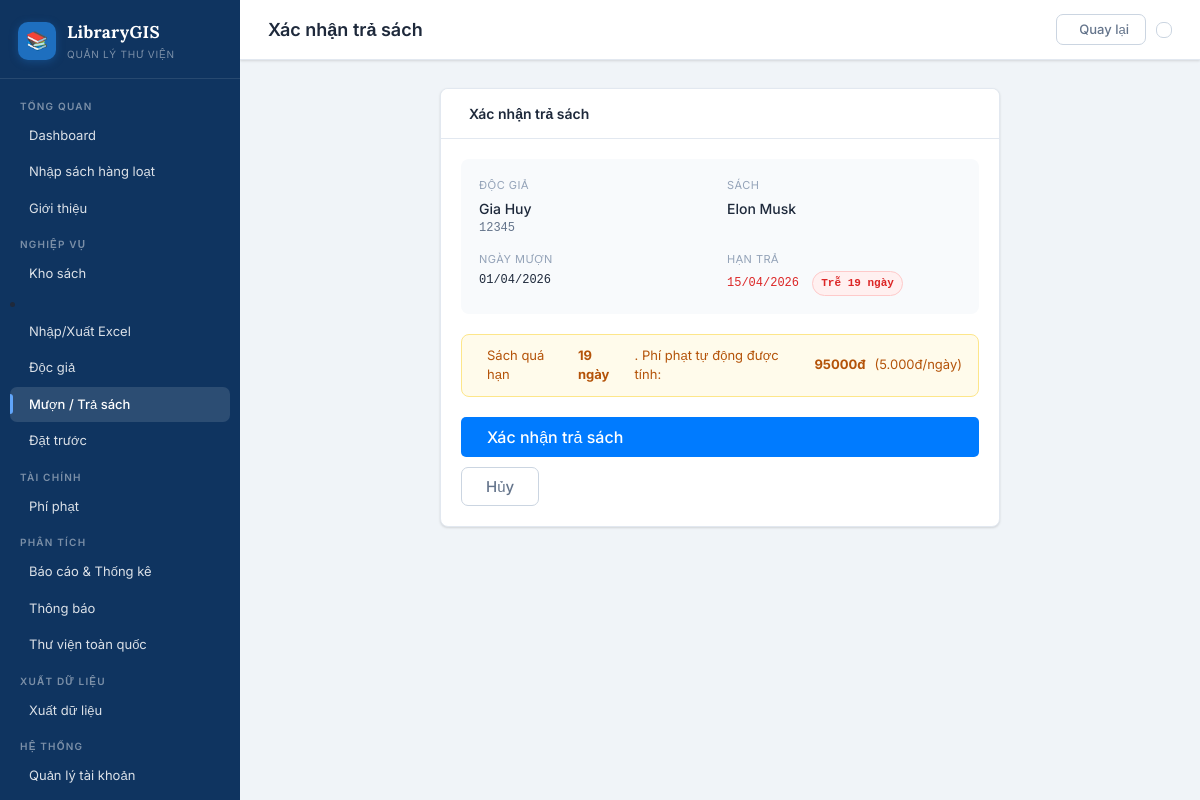
/borrows/7/return/ (signed in), run on the app's committed database.
### library_app/models.py (models this page shows, shortened)
class BorrowRecord(models.Model):
    STATUS_CHOICES = [
        ('borrowed', 'Dang muon'),
        ('returned', 'Da tra'),
        ('overdue', 'Qua han'),
        ('lost', 'Mat sach'),
    ]
    borrow_code = models.UUIDField(default=uuid.uuid4, editable=False, unique=True)
    reader = models.ForeignKey(Reader, on_delete=models.CASCADE, related_name='borrow_records')
    book = models.ForeignKey(Book, on_delete=models.CASCADE, related_name='borrow_records')
    borrow_date = models.DateField(default=timezone.now, verbose_name="Ngay muon")
    due_date = models.DateField(verbose_name="Han tra")
    return_date = models.DateField(null=True, blank=True, verbose_name="Ngay tra")
    status = models.CharField(max_length=20, choices=STATUS_CHOICES, default='borrowed')
    librarian = models.ForeignKey(User, on_delete=models.SET_NULL, null=True, blank=True, related_name='processed_borrows')
    fine_amount = models.DecimalField(max_digits=10, decimal_places=0, default=0)
    notes = models.TextField(blank=True)
    created_at = models.DateTimeField(auto_now_add=True)
    class Meta:
        verbose_name = "Phieu muon"
        verbose_name_plural = "Phieu muon/tra"
        ordering = ['-created_at']

class Reader(models.Model):
    GENDER_CHOICES = [('M', 'Nam'), ('F', 'Nữ'), ('O', 'Khác')]
    STATUS_CHOICES = [('active', 'Hoạt động'), ('suspended', 'Tạm Khóa'), ('expired', 'Hết hạn')]
    user = models.OneToOneField(User, on_delete=models.SET_NULL, null=True, blank=True, related_name='reader_profile')
    card_number = models.CharField(max_length=20, unique=True, verbose_name="Ma the")
    full_name = models.CharField(max_length=200, verbose_name="Ho ten")
    gender = models.CharField(max_length=1, choices=GENDER_CHOICES, default='M')
    date_of_birth = models.DateField(verbose_name="Ngay sinh")
    phone = models.CharField(max_length=15, verbose_name="So dien thoai")
    email = models.EmailField(verbose_name="Email")
    address = models.TextField(verbose_name="Dia chi")
    card_issue_date = models.DateField(default=timezone.now)
    card_expiry_date = models.DateField()
    status = models.CharField(max_length=20, choices=STATUS_CHOICES, default='active')
    photo = models.ImageField(upload_to='readers/', blank=True, null=True)
    home_latitude = models.FloatField(null=True, blank=True, verbose_name="Vĩ độ nhà")
    home_longitude = models.FloatField(null=True, blank=True, verbose_name="Kinh độ nhà")
    created_at = models.DateTimeField(auto_now_add=True)
    class Meta:
        verbose_name = "Doc gia"
        verbose_name_plural = "Doc gia"

class Book(models.Model):
    isbn = models.CharField(max_length=13, unique=True, verbose_name="ISBN")
    title = models.CharField(max_length=300, verbose_name="Tên sách")
    author = models.CharField(max_length=200, verbose_name="Tác giả")
    publisher = models.CharField(max_length=200, verbose_name="NXB")
    publish_year = models.IntegerField(verbose_name="Năm xuất bản")
    category = models.ForeignKey(Category, on_delete=models.SET_NULL, null=True, related_name='books')
    description = models.TextField(blank=True, verbose_name="Mô tả")
    cover_image = models.ImageField(upload_to='covers/', blank=True, null=True)
    total_copies = models.PositiveIntegerField(default=1, verbose_name="Tổng số bản")
    available_copies = models.PositiveIntegerField(default=1, verbose_name="Sách có sẵn")
    language = models.CharField(max_length=50, default="Tiếng Việt")
    pages = models.PositiveIntegerField(null=True, blank=True)
    created_at = models.DateTimeField(auto_now_add=True)
    preview_page_1 = models.ImageField(upload_to='book_previews/', blank=True, null=True, verbose_name="Trang xem trước 1")
    preview_page_2 = models.ImageField(upload_to='book_previews/', blank=True, null=True, verbose_name="Trang xem trước 2")
    preview_page_3 = models.ImageField(upload_to='book_previews/', blank=True, null=True, verbose_name="Trang xem trước 3")
    preview_page_4 = models.ImageField(upload_to='book_previews/', blank=True, null=True, verbose_name="Trang xem trước 4")
    class Meta:
        verbose_name = "Sách"
        verbose_name_plural = "Kho sách"

### library_app/views.py (the view, shortened to what this page needs)
# urls.py: path('borrows/<int:pk>/return/', views.return_book, name='return_book'),
@admin_required
def return_book(request, pk):
    borrow = get_object_or_404(BorrowRecord, pk=pk)
    today = timezone.now().date()
    if borrow.status == "returned":
        messages.warning(request, "Phieu nay da tra roi.")
        return redirect("borrow_list")
    overdue_days = (
        max(0, (today - borrow.due_date).days) if today > borrow.due_date else 0
    )
    fine = overdue_days * 5000
    return render(
        request,
        "library_app/return_confirm.html",
        {
            "borrow": borrow,
            "overdue_days": overdue_days,
            "fine": fine,
        },
    )

### library_app/templates/library_app/return_confirm.html (shortened to what this page needs)
{% extends 'library_app/base.html' %}
{% block n_borrow %}active{% endblock %}
{% block page_title %}Xác nhận trả sách{% endblock %}
{% block topbar_actions %}<a href="{% url 'borrow_list' %}" class="btn btn-ghost"> Quay lại</a>{% endblock %}
{% block content %}
<div style="max-width:560px;margin:0 auto">
  <div class="card">
    <div class="card-head">
      <span class="card-title"> Xác nhận trả sách</span>
    </div>
    <div class="card-body">
      <div style="background:var(--bg3);border-radius:8px;padding:18px;margin-bottom:20px;display:grid;grid-template-columns:1fr 1fr;gap:14px">
        <div>
          <div class="text-xs text-dim" style="text-transform:uppercase;letter-spacing:.5px;margin-bottom:4px">Độc giả</div>
          <div class="fw-500">{{ borrow.reader.full_name }}</div>
          <div class="mono text-muted">{{ borrow.reader.card_number }}</div>
        </div>
        <div>
          <div class="text-xs text-dim" style="text-transform:uppercase;letter-spacing:.5px;margin-bottom:4px">Sách</div>
          <div class="fw-500">{{ borrow.book.title|truncatechars:38 }}</div>
        </div>
        <div>
          <div class="text-xs text-dim" style="text-transform:uppercase;letter-spacing:.5px;margin-bottom:4px">Ngày mượn</div>
          <div class="mono">{{ borrow.borrow_date|date:"d/m/Y" }}</div>
        </div>
        <div>
          <div class="text-xs text-dim" style="text-transform:uppercase;letter-spacing:.5px;margin-bottom:4px">Hạn trả</div>
          <div class="mono {% if overdue_days > 0 %}text-danger fw-500{% endif %}">
            {{ borrow.due_date|date:"d/m/Y" }}
            {% if overdue_days > 0 %}<span class="badge badge-danger" style="margin-left:6px">Trễ {{ overdue_days }} ngày</span>{% endif %}
          </div>
        </div>
      </div>
      {% if overdue_days > 0 %}
      <div class="alert alert-warning mb-20">
        Sách quá hạn <strong>{{ overdue_days }} ngày</strong>. Phí phạt tự động được tính: <strong>{{ fine|floatformat:0 }}đ</strong> (5.000đ/ngày)
      </div>
      {% else %}
      <div class="alert alert-success mb-20">
        <i class="ph ph-check-circle"></i>
        Sách được trả đúng hạn. Không có phí phạt.
      </div>
      {% endif %}
      <form method="post">
        <div class="flex-gap">
          <button type="submit" class="btn btn-primary btn-lg"> Xác nhận trả sách</button>
          <a href="{% url 'borrow_list' %}" class="btn btn-ghost btn-lg">Hủy</a>
        </div>
      </form>
    </div>
  </div>
</div>
{% endblock %}

### library_app/static/library_app/css/main.css (style rules this page uses)
:root { --bg: #f0f4f8; --bg2: #ffffff; --bg3: #f8fafc; --bg4: #e2e8f0; --border: #e2e8f0; --border2: #cbd5e1; --primary: #1e6fbf; --primary-dark: #155a9e; --primary-light: #3b82c4; --primary-dim: rgba(30, 111, 191, .1); --primary-bg: #eef4fb; --teal: #0891b2; --green: #16a34a; --red: #dc2626; --orange: #d97706; --purple: #7c3aed; --sky: #0284c7; --text: #1e293b; --text2: #64748b; --text3: #94a3b8; --sidebar-bg: #0f3460; --sidebar-dark: #0a2744; --sidebar-active: rgba(255, 255, 255, .12); --sidebar-hover: rgba(255, 255, 255, .07); --sidebar-text: rgba(255, 255, 255, .85); --sidebar-muted: rgba(255, 255, 255, .45); --sidebar: 240px; --radius: 8px; --font: 'Inter', sans-serif; --font-serif: 'Lora', serif; --shadow-sm: 0 1px 3px rgba(0, 0, 0, .08), 0 1px 2px rgba(0, 0, 0, .06); --shadow: 0 4px 6px -1px rgba(0, 0, 0, .1), 0 2px 4px -1px rgba(0, 0, 0, .06); }
*, *::before, *::after { box-sizing: border-box; margin: 0; padding: 0; }
body { font-family: var(--font); background: var(--bg); color: var(--text); display: flex; min-height: 100vh; font-size: 14px; line-height: 1.5; }
.btn { display: inline-flex; align-items: center; gap: 6px; padding: 8px 16px; border-radius: 7px; font-size: 13px; font-weight: 500; text-decoration: none; border: 1px solid transparent; cursor: pointer; transition: .15s; font-family: var(--font); line-height: 1; }
.btn-primary { background: var(--primary); color: #fff; border-color: var(--primary); }
.btn-ghost { background: var(--bg2); color: var(--text2); border-color: var(--border2); }
.btn-lg { padding: 11px 24px; font-size: 15px; }
.card { background: var(--bg2); border: 1px solid var(--border); border-radius: var(--radius); overflow: hidden; box-shadow: var(--shadow-sm); }
.card-head { padding: 14px 20px; border-bottom: 1px solid var(--border); display: flex; align-items: center; justify-content: space-between; background: var(--bg2); }
.card-title { font-size: 14px; font-weight: 600; color: var(--text); display: flex; align-items: center; gap: 8px; }
.card-body { padding: 20px; }
.badge { display: inline-flex; align-items: center; gap: 4px; padding: 3px 8px; border-radius: 20px; font-size: 11px; font-weight: 600; white-space: nowrap; }
.badge-danger { background: #fff0f0; color: var(--red); border: 1px solid #fecaca; }
.alert { padding: 11px 16px; border-radius: 8px; font-size: 13px; display: flex; align-items: center; gap: 9px; margin-bottom: 8px; border: 1px solid; }
.alert-warning { background: #fffbeb; color: #b45309; border-color: #fde68a; }
.flex-gap { display: flex; gap: 10px; align-items: center; flex-wrap: wrap; }
.mb-20 { margin-bottom: 20px; }
.text-muted { color: var(--text2) !important; }
.text-dim { color: var(--text3) !important; }
.text-danger { color: var(--red) !important; }
.text-xs { font-size: 11px; }
.fw-500 { font-weight: 500; }
.mono { font-family: 'Courier New', monospace; font-size: 12px; }
.mb-20 { margin-bottom:20px; }
button[type="submit"] { background-color: #007bff; color: white; padding: 12px 20px; border: none; border-radius: 5px; cursor: pointer; width: 100%; font-size: 16px; }

### data on the page
BorrowRecord: reader.full_name "Gia Huy", reader.card_number "12345", book "Elon Musk", borrow_date "01/04/2026", due_date "15/04/2026"

### other printed values
{{ overdue_days }} "19"
{{ fine|floatformat:0 }} "95000"
